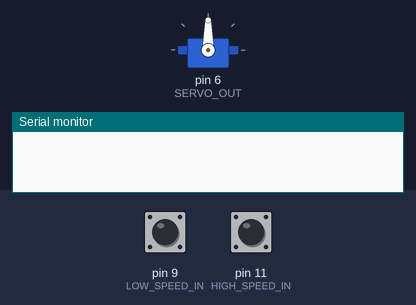
Bench run of a sketch on a simulated Arduino Uno, built with avr-gcc and run on an emulated ATmega328P. Shown: servo, the last lines printed to the serial monitor. The test bench sets the inputs (shaded band); at power-on: pin 11 (HIGH_SPEED_IN) HIGH, pin 9 (LOW_SPEED_IN) HIGH.

Above: at 1.2 s.
1.3 s: pin 11 (HIGH_SPEED_IN) pulled LOW for 1 s
At 3.1 s:
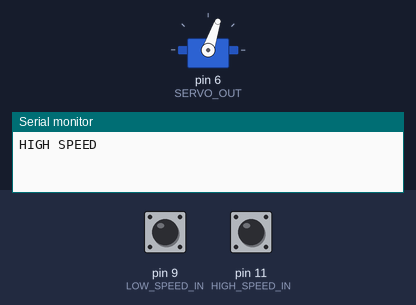
4.3 s: pin 9 (LOW_SPEED_IN) pulled LOW for 3.2 s
At 8.6 s:
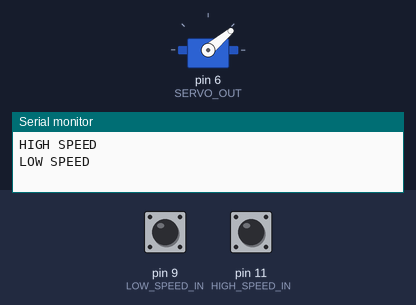
9.0 s: pin 9 (LOW_SPEED_IN) pulled LOW for 0.15 s
At 10.1 s:
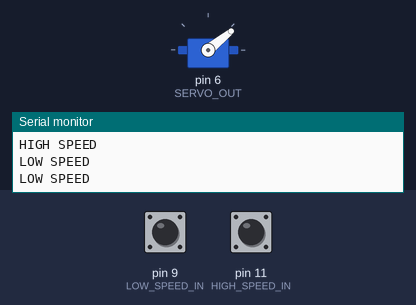
10.6 s: pin 11 (HIGH_SPEED_IN) pulled LOW for 3.2 s
15.3 s: pin 9 (LOW_SPEED_IN) pulled LOW for 1 s
At 16.7 s:
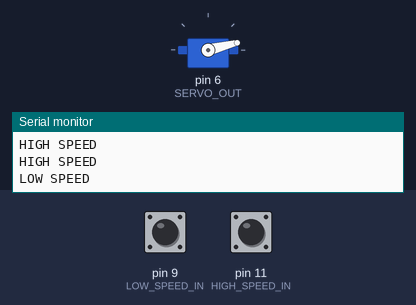
Timing chart, 0 to 18.3 s (numbered marks = the images above; inputs shaded):
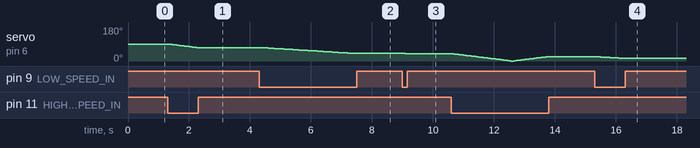

The sketch:

rotator.ino
```cpp
#include <Servo.h>

#define SERVO_OUT 6
#define HIGH_SPEED_IN 11
#define LOW_SPEED_IN 9

Servo servo;

int MIN_SERVO = 0;
int MAX_SERVO = 180;

enum SwitchState {
  HIGH_SPEED,
  LOW_SPEED,
  OFF
};

SwitchState currentSwitchState = OFF;

void setup() {
  pinMode(HIGH_SPEED_IN, INPUT_PULLUP);
  pinMode(LOW_SPEED_IN, INPUT_PULLUP);
  pinMode(SERVO_OUT, OUTPUT);
  servo.attach(SERVO_OUT);

  Serial.begin(9600);
}

bool switchState(unsigned int switchPin) {
  return !digitalRead(switchPin);
}

SwitchState getCurrentSwitchState() {
  if (switchState(HIGH_SPEED_IN)) {
    return HIGH_SPEED;
  }
  if (switchState(LOW_SPEED_IN)) {
    return LOW_SPEED;
  }
  return OFF;
}

int servoAngle() {
  return servo.read();
}

const unsigned int FAST_SERVO_DELAY = 50;
const unsigned int SLOW_SERVO_DELAY = 100;

void loop() {

  while (getCurrentSwitchState() == LOW_SPEED) {
    Serial.println("LOW SPEED");
    currentSwitchState = LOW_SPEED;
    moveMotor(SLOW_SERVO_DELAY);
  }

  while (getCurrentSwitchState() == HIGH_SPEED) {
    Serial.println("HIGH SPEED");
    currentSwitchState = HIGH_SPEED;
    moveMotor(FAST_SERVO_DELAY);
  }
}

void moveMotor(unsigned int servoDelay) {
  if (servoAngle() == MIN_SERVO) {
    rotateClockwise(servoDelay);
  } else {
    rotateAntiClockwise(servoDelay);
  }
}

void rotateAntiClockwise(unsigned int servoDelay) {
  const unsigned int initialPosition = servoAngle();
  for (int position = initialPosition; position >= MIN_SERVO; position--) {
    if (currentSwitchState != getCurrentSwitchState()) {
      break;
    }
    servo.write(position);
    delay(servoDelay);
  }
}

void rotateClockwise(unsigned int servoDelay) {
  const unsigned int initialPosition = servoAngle();
  for (int position = initialPosition; position <= MAX_SERVO; position++) {
    if (currentSwitchState != getCurrentSwitchState()) {
      break;
    }
    servo.write(position);
    delay(servoDelay);
  }
}
```

Measured:
- after the input at 1.3 s, servo on pin 6 (SERVO_OUT): moves from 90° to 71° over 0.90 s, starting after 0.05 s
- after the input at 4.3 s, servo on pin 6 (SERVO_OUT): moves from 71° to 40° over 3.0 s, starting after 0.10 s
- after the input at 9.0 s, servo on pin 6 (SERVO_OUT): 40° → 39° after 0.10 s
- after the input at 15.3 s, servo on pin 6 (SERVO_OUT): moves from 23° to 14° over 0.80 s, starting after 0.10 s
